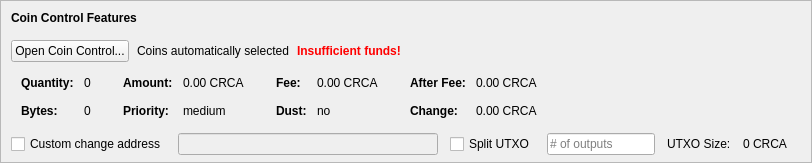
    <widget class="QFrame" name="frameCoinControl">
     <property name="sizePolicy">
      <sizepolicy hsizetype="Expanding" vsizetype="Expanding">
       <horstretch>0</horstretch>
       <verstretch>0</verstretch>
      </sizepolicy>
     </property>
     <property name="maximumSize">
      <size>
       <width>16777215</width>
       <height>16777215</height>
      </size>
     </property>
     <property name="frameShape">
      <enum>QFrame::StyledPanel</enum>
     </property>
     <property name="frameShadow">
      <enum>QFrame::Sunken</enum>
     </property>
     <layout class="QVBoxLayout" name="verticalLayoutCoinControl2">
      <property name="spacing">
       <number>0</number>
      </property>
      <property name="leftMargin">
       <number>0</number>
      </property>
      <property name="topMargin">
       <number>0</number>
      </property>
      <property name="rightMargin">
       <number>0</number>
      </property>
      <property name="bottomMargin">
       <number>6</number>
      </property>
      <item>
       <layout class="QVBoxLayout" name="verticalLayoutCoinControl" stretch="0,0,0,0,1">
        <property name="spacing">
         <number>0</number>
        </property>
        <property name="leftMargin">
         <number>10</number>
        </property>
        <property name="topMargin">
         <number>10</number>
        </property>
        <item>
         <layout class="QHBoxLayout" name="horizontalLayoutCoinControl1">
          <property name="bottomMargin">
           <number>15</number>
          </property>
          <item>
           <widget class="QLabel" name="labelCoinControlFeatures">
            <property name="sizePolicy">
             <sizepolicy hsizetype="Preferred" vsizetype="Maximum">
              <horstretch>0</horstretch>
              <verstretch>0</verstretch>
             </sizepolicy>
            </property>
            <property name="font">
             <font>
              <weight>75</weight>
              <bold>true</bold>
             </font>
            </property>
            <property name="styleSheet">
             <string notr="true">font-weight:bold;</string>
            </property>
            <property name="text">
             <string>Coin Control Features</string>
            </property>
           </widget>
          </item>
         </layout>
        </item>
        <item>
         <layout class="QHBoxLayout" name="horizontalLayoutCoinControl2" stretch="0,0,0,0">
          <property name="spacing">
           <number>8</number>
          </property>
          <property name="bottomMargin">
           <number>10</number>
          </property>
          <item>
           <widget class="QPushButton" name="pushButtonCoinControl">
            <property name="styleSheet">
             <string notr="true"/>
            </property>
            <property name="text">
             <string>Open Coin Control...</string>
            </property>
            <property name="autoDefault">
             <bool>false</bool>
            </property>
           </widget>
          </item>
          <item>
           <widget class="QLabel" name="labelCoinControlAutomaticallySelected">
            <property name="text">
             <string>Coins automatically selected</string>
            </property>
            <property name="margin">
             <number>5</number>
            </property>
           </widget>
          </item>
          <item>
           <widget class="QLabel" name="labelCoinControlInsuffFunds">
            <property name="font">
             <font>
              <weight>75</weight>
              <bold>true</bold>
             </font>
            </property>
            <property name="styleSheet">
             <string notr="true">color:red;font-weight:bold;</string>
            </property>
            <property name="text">
             <string>Insufficient funds!</string>
            </property>
            <property name="margin">
             <number>5</number>
            </property>
           </widget>
          </item>
          <item>
           <spacer name="horizontalSpacerCoinControl">
            <property name="orientation">
             <enum>Qt::Horizontal</enum>
            </property>
            <property name="sizeHint" stdset="0">
             <size>
              <width>40</width>
              <height>1</height>
             </size>
            </property>
           </spacer>
          </item>
         </layout>
        </item>
        <item>
         <widget class="QWidget" name="widgetCoinControl" native="true">
          <property name="sizePolicy">
           <sizepolicy hsizetype="Preferred" vsizetype="Preferred">
            <horstretch>0</horstretch>
            <verstretch>0</verstretch>
           </sizepolicy>
          </property>
          <property name="minimumSize">
           <size>
            <width>0</width>
            <height>0</height>
           </size>
          </property>
          <property name="styleSheet">
           <string notr="true"/>
          </property>
          <layout class="QHBoxLayout" name="horizontalLayoutCoinControl5">
           <property name="leftMargin">
            <number>0</number>
           </property>
           <property name="topMargin">
            <number>0</number>
           </property>
           <property name="rightMargin">
            <number>0</number>
           </property>
           <property name="bottomMargin">
            <number>0</number>
           </property>
           <item>
            <layout class="QHBoxLayout" name="horizontalLayoutCoinControl3" stretch="0,0,0,1">
             <property name="spacing">
              <number>20</number>
             </property>
             <property name="topMargin">
              <number>0</number>
             </property>
             <property name="bottomMargin">
              <number>10</number>
             </property>
             <item>
              <layout class="QFormLayout" name="formLayoutCoinControl1">
               <property name="horizontalSpacing">
                <number>10</number>
               </property>
               <property name="verticalSpacing">
                <number>14</number>
               </property>
               <property name="leftMargin">
                <number>10</number>
               </property>
               <property name="topMargin">
                <number>4</number>
               </property>
               <property name="rightMargin">
                <number>6</number>
               </property>
               <item row="0" column="0">
                <widget class="QLabel" name="labelCoinControlQuantityText">
                 <property name="font">
                  <font>
                   <weight>75</weight>
                   <bold>true</bold>
                  </font>
                 </property>
                 <property name="text">
                  <string>Quantity:</string>
                 </property>
                 <property name="margin">
                  <number>0</number>
                 </property>
                </widget>
               </item>
               <item row="0" column="1">
                <widget class="QLabel" name="labelCoinControlQuantity">
                 <property name="cursor">
                  <cursorShape>IBeamCursor</cursorShape>
                 </property>
                 <property name="contextMenuPolicy">
                  <enum>Qt::ActionsContextMenu</enum>
                 </property>
                 <property name="text">
                  <string notr="true">0</string>
                 </property>
                 <property name="margin">
                  <number>0</number>
                 </property>
                 <property name="textInteractionFlags">
                  <set>Qt::LinksAccessibleByMouse|Qt::TextSelectableByKeyboard|Qt::TextSelectableByMouse</set>
                 </property>
                </widget>
               </item>
               <item row="1" column="0">
                <widget class="QLabel" name="labelCoinControlBytesText">
                 <property name="font">
                  <font>
                   <weight>75</weight>
                   <bold>true</bold>
                  </font>
                 </property>
                 <property name="text">
                  <string>Bytes:</string>
                 </property>
                </widget>
               </item>
               <item row="1" column="1">
                <widget class="QLabel" name="labelCoinControlBytes">
                 <property name="cursor">
                  <cursorShape>IBeamCursor</cursorShape>
                 </property>
                 <property name="contextMenuPolicy">
                  <enum>Qt::ActionsContextMenu</enum>
                 </property>
                 <property name="text">
                  <string notr="true">0</string>
                 </property>
                 <property name="textInteractionFlags">
                  <set>Qt::LinksAccessibleByMouse|Qt::TextSelectableByKeyboard|Qt::TextSelectableByMouse</set>
                 </property>
                </widget>
               </item>
              </layout>
             </item>
             <item>
              <layout class="QFormLayout" name="formLayoutCoinControl2">
               <property name="horizontalSpacing">
                <number>10</number>
               </property>
               <property name="verticalSpacing">
                <number>14</number>
               </property>
               <property name="leftMargin">
                <number>6</number>
               </property>
               <property name="topMargin">
                <number>4</number>
               </property>
               <property name="rightMargin">
                <number>6</number>
               </property>
               <item row="0" column="0">
                <widget class="QLabel" name="labelCoinControlAmountText">
                 <property name="font">
                  <font>
                   <weight>75</weight>
                   <bold>true</bold>
                  </font>
                 </property>
                 <property name="text">
                  <string>Amount:</string>
                 </property>
                 <property name="margin">
                  <number>0</number>
                 </property>
                </widget>
               </item>
               <item row="0" column="1">
                <widget class="QLabel" name="labelCoinControlAmount">
                 <property name="cursor">
                  <cursorShape>IBeamCursor</cursorShape>
                 </property>
                 <property name="contextMenuPolicy">
                  <enum>Qt::ActionsContextMenu</enum>
                 </property>
                 <property name="text">
                  <string notr="true">0.00 CRCA</string>
                 </property>
                 <property name="textInteractionFlags">
                  <set>Qt::LinksAccessibleByMouse|Qt::TextSelectableByKeyboard|Qt::TextSelectableByMouse</set>
                 </property>
                </widget>
               </item>
               <item row="1" column="0">
                <widget class="QLabel" name="labelCoinControlPriorityText">
                 <property name="font">
                  <font>
                   <weight>75</weight>
                   <bold>true</bold>
                  </font>
                 </property>
                 <property name="text">
                  <string>Priority:</string>
                 </property>
                </widget>
               </item>
               <item row="1" column="1">
                <widget class="QLabel" name="labelCoinControlPriority">
                 <property name="cursor">
                  <cursorShape>IBeamCursor</cursorShape>
                 </property>
                 <property name="contextMenuPolicy">
                  <enum>Qt::ActionsContextMenu</enum>
                 </property>
                 <property name="text">
                  <string>medium</string>
                 </property>
                 <property name="textInteractionFlags">
                  <set>Qt::LinksAccessibleByMouse|Qt::TextSelectableByKeyboard|Qt::TextSelectableByMouse</set>
                 </property>
                </widget>
               </item>
              </layout>
             </item>
             <item>
              <layout class="QFormLayout" name="formLayoutCoinControl3">
               <property name="horizontalSpacing">
                <number>10</number>
               </property>
               <property name="verticalSpacing">
                <number>14</number>
               </property>
               <property name="leftMargin">
                <number>6</number>
               </property>
               <property name="topMargin">
                <number>4</number>
               </property>
               <property name="rightMargin">
                <number>6</number>
               </property>
               <item row="0" column="0">
                <widget class="QLabel" name="labelCoinControlFeeText">
                 <property name="font">
                  <font>
                   <weight>75</weight>
                   <bold>true</bold>
                  </font>
                 </property>
                 <property name="text">
                  <string>Fee:</string>
                 </property>
                 <property name="margin">
                  <number>0</number>
                 </property>
                </widget>
               </item>
               <item row="0" column="1">
                <widget class="QLabel" name="labelCoinControlFee">
                 <property name="cursor">
                  <cursorShape>IBeamCursor</cursorShape>
                 </property>
                 <property name="contextMenuPolicy">
                  <enum>Qt::ActionsContextMenu</enum>
                 </property>
                 <property name="text">
                  <string notr="true">0.00 CRCA</string>
                 </property>
                 <property name="textInteractionFlags">
                  <set>Qt::LinksAccessibleByMouse|Qt::TextSelectableByKeyboard|Qt::TextSelectableByMouse</set>
                 </property>
                </widget>
               </item>
               <item row="1" column="0">
                <widget class="QLabel" name="labelCoinControlLowOutputText">
                 <property name="font">
                  <font>
                   <weight>75</weight>
                   <bold>true</bold>
                  </font>
                 </property>
                 <property name="text">
                  <string>Dust:</string>
                 </property>
                </widget>
               </item>
               <item row="1" column="1">
                <widget class="QLabel" name="labelCoinControlLowOutput">
                 <property name="cursor">
                  <cursorShape>IBeamCursor</cursorShape>
                 </property>
                 <property name="contextMenuPolicy">
                  <enum>Qt::ActionsContextMenu</enum>
                 </property>
                 <property name="text">
                  <string>no</string>
                 </property>
                 <property name="textInteractionFlags">
                  <set>Qt::LinksAccessibleByMouse|Qt::TextSelectableByKeyboard|Qt::TextSelectableByMouse</set>
                 </property>
                </widget>
               </item>
              </layout>
             </item>
             <item>
              <layout class="QFormLayout" name="formLayoutCoinControl4">
               <property name="horizontalSpacing">
                <number>10</number>
               </property>
               <property name="verticalSpacing">
                <number>14</number>
               </property>
               <property name="leftMargin">
                <number>6</number>
               </property>
               <property name="topMargin">
                <number>4</number>
               </property>
               <property name="rightMargin">
                <number>6</number>
               </property>
               <item row="0" column="0">
                <widget class="QLabel" name="labelCoinControlAfterFeeText">
                 <property name="font">
                  <font>
                   <weight>75</weight>
                   <bold>true</bold>
                  </font>
                 </property>
                 <property name="text">
                  <string>After Fee:</string>
                 </property>
                 <property name="margin">
                  <number>0</number>
                 </property>
                </widget>
               </item>
               <item row="0" column="1">
                <widget class="QLabel" name="labelCoinControlAfterFee">
                 <property name="cursor">
                  <cursorShape>IBeamCursor</cursorShape>
                 </property>
                 <property name="contextMenuPolicy">
                  <enum>Qt::ActionsContextMenu</enum>
                 </property>
                 <property name="text">
                  <string notr="true">0.00 CRCA</string>
                 </property>
                 <property name="textInteractionFlags">
                  <set>Qt::LinksAccessibleByMouse|Qt::TextSelectableByKeyboard|Qt::TextSelectableByMouse</set>
                 </property>
                </widget>
               </item>
               <item row="1" column="0">
                <widget class="QLabel" name="labelCoinControlChangeText">
                 <property name="font">
                  <font>
                   <weight>75</weight>
                   <bold>true</bold>
                  </font>
                 </property>
                 <property name="text">
                  <string>Change:</string>
                 </property>
                </widget>
               </item>
               <item row="1" column="1">
                <widget class="QLabel" name="labelCoinControlChange">
                 <property name="cursor">
                  <cursorShape>IBeamCursor</cursorShape>
                 </property>
                 <property name="contextMenuPolicy">
                  <enum>Qt::ActionsContextMenu</enum>
                 </property>
                 <property name="text">
                  <string notr="true">0.00 CRCA</string>
                 </property>
                 <property name="textInteractionFlags">
                  <set>Qt::LinksAccessibleByMouse|Qt::TextSelectableByKeyboard|Qt::TextSelectableByMouse</set>
                 </property>
                </widget>
               </item>
              </layout>
             </item>
            </layout>
           </item>
          </layout>
         </widget>
        </item>
        <item>
         <layout class="QHBoxLayout" name="horizontalLayoutCoinControl4" stretch="0,0,0,0,0,0,0">
          <property name="spacing">
           <number>12</number>
          </property>
          <property name="sizeConstraint">
           <enum>QLayout::SetDefaultConstraint</enum>
          </property>
          <property name="topMargin">
           <number>5</number>
          </property>
          <property name="rightMargin">
           <number>5</number>
          </property>
          <item>
           <widget class="QCheckBox" name="checkBoxCoinControlChange">
            <property name="toolTip">
             <string>If this is activated, but the change address is empty or invalid, change will be sent to a newly generated address.</string>
            </property>
            <property name="text">
             <string>Custom change address</string>
            </property>
           </widget>
          </item>
          <item>
           <widget class="QValidatedLineEdit" name="lineEditCoinControlChange">
            <property name="enabled">
             <bool>false</bool>
            </property>
            <property name="sizePolicy">
             <sizepolicy hsizetype="Expanding" vsizetype="Fixed">
              <horstretch>0</horstretch>
              <verstretch>0</verstretch>
             </sizepolicy>
            </property>
           </widget>
          </item>
          <item>
           <widget class="QCheckBox" name="splitBlockCheckBox">
            <property name="text">
             <string>Split UTXO</string>
            </property>
           </widget>
          </item>
          <item>
           <widget class="QLineEdit" name="splitBlockLineEdit">
            <property name="sizePolicy">
             <sizepolicy hsizetype="Fixed" vsizetype="Fixed">
              <horstretch>50</horstretch>
              <verstretch>0</verstretch>
             </sizepolicy>
            </property>
            <property name="placeholderText">
             <string># of outputs</string>
            </property>
           </widget>
          </item>
          <item>
           <widget class="QLabel" name="labelBlockSizeText">
            <property name="text">
             <string>UTXO Size:</string>
            </property>
           </widget>
          </item>
          <item>
           <widget class="QLabel" name="labelBlockSize">
            <property name="text">
             <string>0 CRCA</string>
            </property>
           </widget>
          </item>
          <item>
           <widget class="QLabel" name="labelCoinControlChangeLabel">
            <property name="sizePolicy">
             <sizepolicy hsizetype="Preferred" vsizetype="Expanding">
              <horstretch>0</horstretch>
              <verstretch>0</verstretch>
             </sizepolicy>
            </property>
            <property name="minimumSize">
             <size>
              <width>0</width>
              <height>0</height>
             </size>
            </property>
            <property name="text">
             <string/>
            </property>
            <property name="margin">
             <number>3</number>
            </property>
           </widget>
          </item>
         </layout>
        </item>
        <item>
         <spacer name="verticalSpacerCoinControl">
          <property name="orientation">
           <enum>Qt::Vertical</enum>
          </property>
          <property name="sizeHint" stdset="0">
           <size>
            <width>800</width>
            <height>1</height>
           </size>
          </property>
         </spacer>
        </item>
       </layout>
      </item>
     </layout>
    </widget>
